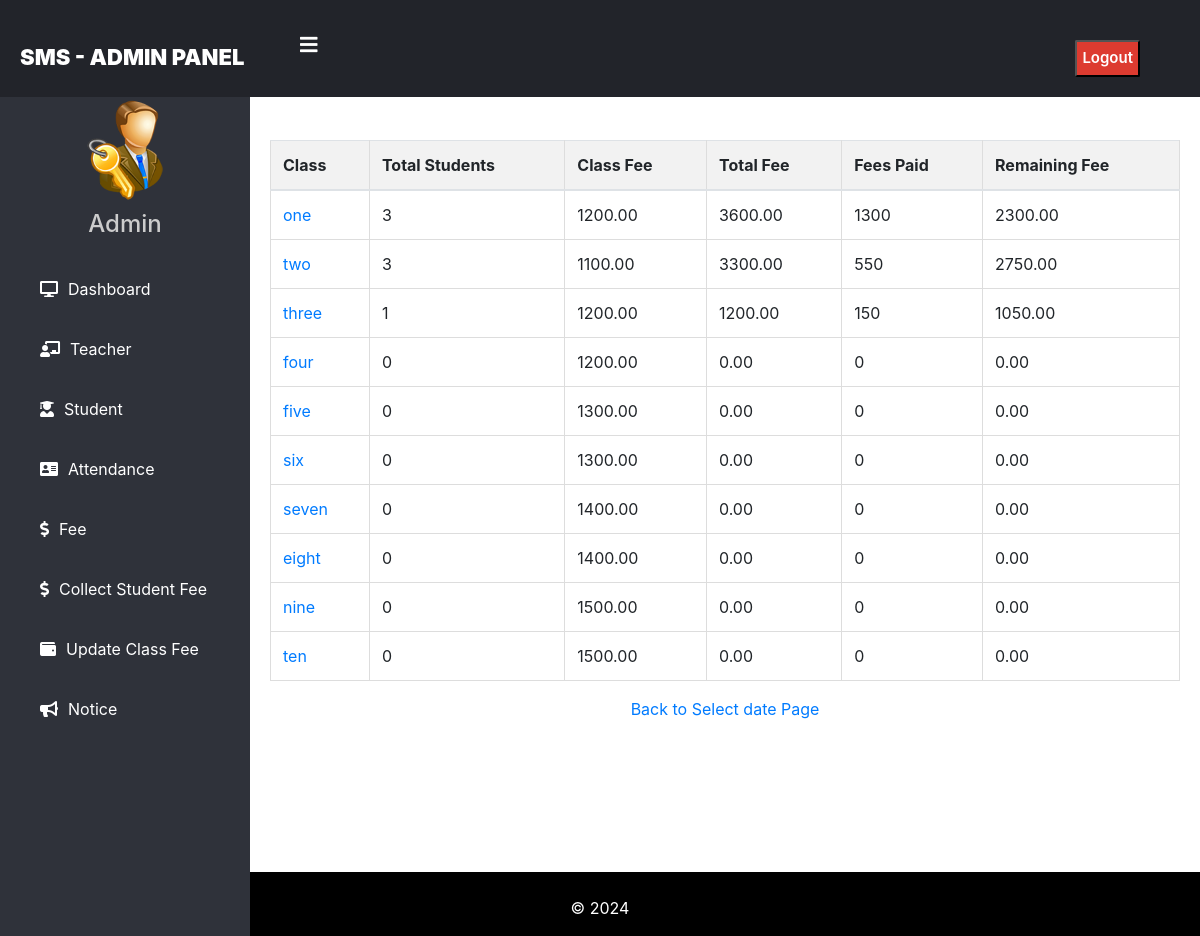
The page /class-fee-report/ on the database its author committed.
### school/models.py (models this page shows, shortened)
class Fee(models.Model):
    cl = models.CharField(max_length=50, unique=True)
    amount = models.DecimalField(max_digits=10, decimal_places=2)

class Payment(models.Model):
    student = models.ForeignKey(StudentExtra, on_delete=models.CASCADE)
    amount_received = models.DecimalField(max_digits=10, decimal_places=2)
    remaining_fee = models.DecimalField(max_digits=10, decimal_places=2)
    date_received = models.DateField()
    collected_by = models.ForeignKey(TeacherExtra, on_delete=models.SET_NULL, null=True)

### school/views.py (the view)
# urls.py: path('class-fee-report/', class_fee_report, name='class-fee-report'),
def class_fee_report(request):
    selected_date_str = request.GET.get('selectedDate')
    if selected_date_str:
        selected_date = datetime.strptime(selected_date_str, '%Y-%m-%d')
    else:
        selected_date = datetime.now()
    first_day_of_month = selected_date.replace(day=1)
    last_day_of_month = (selected_date + timedelta(days=32)).replace(day=1) - timedelta(days=1)
    classes = Fee.objects.all()
    class_reports = []
    for cl in classes:
        total_students = StudentExtra.objects.filter(cl=cl.cl).count()
        total_fee_per_student = cl.amount
        total_fee = total_students * total_fee_per_student
        total_fee_paid = Payment.objects.filter(student__cl=cl.cl, date_received__range=[first_day_of_month, last_day_of_month]).aggregate(total=Sum('amount_received'))['total']
        total_fee_paid = total_fee_paid if total_fee_paid is not None else 0
        remaining_fee = total_fee - total_fee_paid
        class_reports.append({'class': cl.cl, 'total_students': total_students, 'total_fee_per_student': total_fee_per_student, 'total_fee': total_fee, 'total_fee_paid': total_fee_paid, 'remaining_fee': remaining_fee})
    return render(request, 'school/class_fee_report.html', {'class_reports': class_reports})

### templates/school/class_fee_report.html (shortened to what this page needs)
{% extends 'school/adminbase.html' %}
{% block content %}
<html lang="en">
<head>
</head>
<body>
        <table class="table">
            <thead>
                <tr>
                    <th>Class</th>
                    <th>Total Students</th>
                    <th>Class Fee</th>
                    <th>Total Fee</th>
                    <th>Fees Paid</th>
                    <th>Remaining Fee</th>
                </tr>
            </thead>
            <tbody>
                {% for report in class_reports %}
                <tr>
                    <td><a href="javascript:void(0)" onclick="showFeeHistory('{{ report.class }}')">{{ report.class }}</a></td>
                    <td>{{ report.total_students }}</td>
                    <td>{{ report.total_fee_per_student }}</td>
                    <td>{{ report.total_fee }}</td>
                    <td>{{ report.total_fee_paid }}</td>
                    <td>{{ report.remaining_fee }}</td>
                </tr>
                {% endfor %}
            </tbody>
        </table>
        <div class="center">
            <a href="{% url 'admin-class-fee-select' %}">Back to Select date  Page</a>
        </div>
    </div>
</body>
</html>
{% endblock %}

### templates/school/adminbase.html (shortened to what this page needs)
<!DOCTYPE html>
{% load static %}
<html lang="en" dir="ltr">
<head>
  <link href="https://maxcdn.bootstrapcdn.com/bootstrap/4.1.1/css/bootstrap.min.css" rel="stylesheet" id="bootstrap-css">
  <link rel="stylesheet" href="https://cdnjs.cloudflare.com/ajax/libs/font-awesome/5.12.1/css/all.min.css">
</head>
<body>
  <header>
    <label for="check">
      <i class="fas fa-bars" id="sidebar_btn"></i>
    </label>
    <div class="left_area">
      <h3>SMS - Admin Panel</h3>
    </div>
    <div class="right_area">
      <form action="{% url 'logout' %}" method="post" style="display: inline;">
        <button type="submit" class="logout_btn">Logout</button>
      </form>
    </div>
  </header>
  <div class="sidebar">
    <center>
      <img src="{% static "images/admin-icn.png" %}" class="profile_image" alt="">
      <h4>Admin {{request.user.first_name}}</h4>
    </center>
    <a href="/admin-dashboard"><i class="fas fa-desktop"></i><span>Dashboard</span></a>
    <a href="/admin-teacher"><i class="fas fa-chalkboard-teacher"></i><span>Teacher</span></a>
    <a href="/admin-student"><i class="fas fa-user-graduate"></i><span>Student</span></a>
    <a href="/admin-attendance"><i class="fas fa-address-card"></i><span>Attendance</span></a>
    <a href="{% url 'admin-class-fee-select' %}"><i class="fas fa-dollar"></i><span>Fee</span></a>
    <a href="{% url 'student-fee-details' %}"><i class="fas fa-dollar"></i><span>Collect Student Fee</span></a>
    <a href="{% url 'admin-update-class-fee' %}"><i class="fas fa-wallet"></i><span>Update Class Fee</span></a>
    <a href="/admin-notice"><i class="fas fa-bullhorn"></i><span>Notice</span></a>
  </div>
  <div class="content">
    <br><br><br><br><br>
    {% block content %}
    {% endblock content %}
    {% include "school/footer.html" %}
</body>
</html>

### templates/school/footer.html (shortened to what this page needs)
<!DOCTYPE html>
<html>
<head>
  <link rel="stylesheet" href="https://maxcdn.bootstrapcdn.com/font-awesome/4.7.0/css/font-awesome.min.css">
</head>
<footer>
  <br>
  <div class="container">
    <div class="row">
      <div class="col-md-12 col-sm-12">
        <div style="color:#ffffff;" class="wow fadeInUp footer-copyright">
          <p>
             &copy; 2024 </p>
        </div>
      </div>
    </div>
  </div>
</footer>
</html>

### templates/school/class_fee_report.html (style rules this page uses)
.center { text-align: center; }
.content { padding: 20px; }
table { width: 100%; border-collapse: collapse; margin-bottom: 20px; }
th, td { border: 1px solid #dddddd; text-align: left; padding: 8px; }
th { background-color: #f2f2f2; }

### templates/school/footer.html (style rules this page uses)
footer { padding: 0px 0px 0px 0px; background-color: black; margin: 0px; }
p { text-align: center; }

### rows shown on the page
Fee: class "one", total_fee_per_student "1200.00"
Fee: class "two", total_fee_per_student "1100.00"
Fee: class "three", total_fee_per_student "1200.00"
Payment: class "four", total_students "0", total_fee_per_student "1200.00", total_fee "0.00", total_fee_paid "0", remaining_fee "0.00", class "five", total_fee_per_student "1300.00", class "six", class "seven", total_fee_per_student "1400.00", class "eight", class "nine", total_fee_per_student "1500.00", class "ten"

### other values the page prints
{{ report.total_students }} "3" "3" "1"
{{ report.total_fee }} "3600.00" "3300.00" "1200.00"
{{ report.total_fee_paid }} "1300" "550" "150"
{{ report.remaining_fee }} "2300.00" "2750.00" "1050.00"
